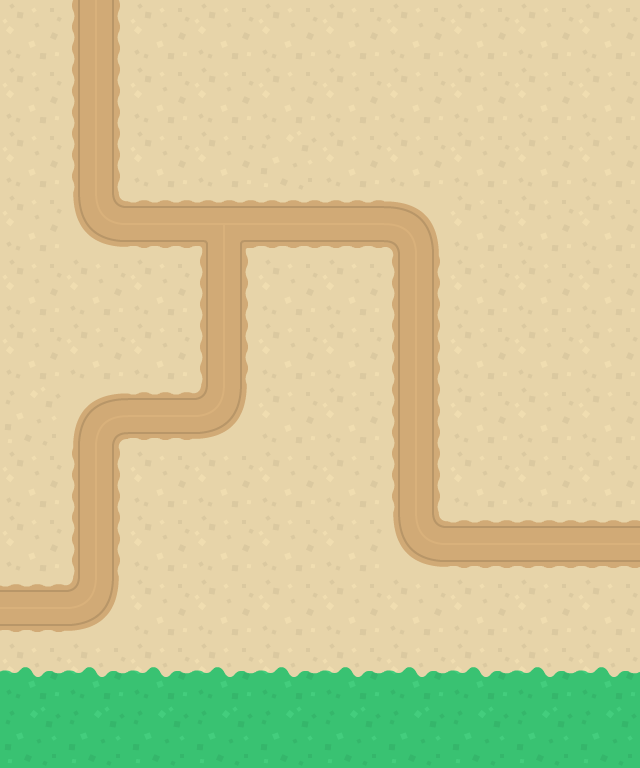

A 2D game scene composited from a Tiled map and its tileset images. What follows is a short description and the map's XML, with every tile layer's data as written:
An orthogonal 10x12 tile map with 64x64 px tiles, 1 tile layer (terrain), 4 tilesets and 39 objects (12x waypoint, 6x ranged, 4x melee, cow).

<map version="1.0" tiledversion="1.1.5" orientation="orthogonal" renderorder="right-down" width="10" height="12" tilewidth="64" tileheight="64" infinite="0" nextobjectid="134">
 <tileset firstgid="1" source="units.tsx" />
 <tileset firstgid="61" source="enemies.tsx" />
 <tileset firstgid="66" source="locations.tsx" />
 <tileset firstgid="68" source="tiles.tsx" />
 <layer name="terrain" width="10" height="12">
  <data encoding="csv">
88,89,88,88,88,88,88,88,88,88,
88,89,88,88,88,88,88,88,88,88,
88,89,88,88,98,88,88,88,88,88,
88,103,90,94,90,90,102,88,88,88,
88,88,88,89,88,88,89,88,88,88,
88,88,88,89,88,88,89,88,88,88,
98,101,90,104,88,88,89,88,88,88,
88,89,88,88,88,88,89,88,88,88,
88,89,88,88,88,88,103,90,90,90,
90,104,88,88,88,88,88,88,88,88,
85,85,85,85,85,85,85,85,85,85,
78,78,78,78,78,78,78,78,78,78
</data>
 </layer>
 <objectgroup name="enemies1">
  <properties>
   <property name="route" type="int" value="1" />
  </properties>
  <object id="82" gid="61" x="124" y="-77" width="32" height="32">
   <properties>
    <property name="entry_index" type="int" value="0" />
    <property name="wait" type="float" value="1" />
   </properties>
  </object>
  <object id="83" gid="61" x="164" y="-76" width="32" height="32">
   <properties>
    <property name="entry_index" type="int" value="1" />
    <property name="wait" type="float" value="2" />
   </properties>
  </object>
  <object id="84" gid="61" x="203" y="-77" width="32" height="32">
   <properties>
    <property name="entry_index" type="int" value="2" />
    <property name="wait" type="float" value="2" />
   </properties>
  </object>
  <object id="85" gid="61" x="244" y="-76" width="32" height="32">
   <properties>
    <property name="entry_index" type="int" value="3" />
    <property name="wait" type="float" value="5" />
   </properties>
  </object>
  <object id="86" gid="61" x="287" y="-76" width="32" height="32">
   <properties>
    <property name="entry_index" type="int" value="4" />
    <property name="wait" type="float" value="1" />
   </properties>
  </object>
  <object id="87" gid="61" x="331" y="-76" width="32" height="32">
   <properties>
    <property name="entry_index" type="int" value="5" />
    <property name="wait" type="float" value="2" />
   </properties>
  </object>
 </objectgroup>
 <objectgroup name="enemies2">
  <properties>
   <property name="route" type="int" value="2" />
  </properties>
  <object id="114" gid="63" x="122" y="-36" width="27" height="32">
   <properties>
    <property name="entry_index" type="int" value="0" />
    <property name="trigger_enemy_id" type="int" value="86" />
    <property name="trigger_type" value="terminated" />
    <property name="wait" type="float" value="5" />
   </properties>
  </object>
  <object id="115" gid="63" x="165" y="-38" width="27" height="32">
   <properties>
    <property name="entry_index" type="int" value="1" />
    <property name="wait" type="float" value="5" />
   </properties>
  </object>
  <object id="116" gid="63" x="204" y="-38" width="27" height="32">
   <properties>
    <property name="entry_index" type="int" value="2" />
    <property name="wait" type="float" value="10" />
   </properties>
  </object>
  <object id="117" gid="63" x="247" y="-39" width="27" height="32">
   <properties>
    <property name="entry_index" type="int" value="3" />
    <property name="wait" type="float" value="3" />
   </properties>
  </object>
  <object id="118" gid="63" x="287" y="-36" width="27" height="32">
   <properties>
    <property name="entry_index" type="int" value="4" />
    <property name="wait" type="float" value="0" />
   </properties>
  </object>
 </objectgroup>
 <objectgroup name="route1">
  <properties>
   <property name="id" type="int" value="1" />
  </properties>
  <object id="8" name="0" type="waypoint" x="96" y="-46">
   <properties>
    <property name="index" value="0" />
   </properties>
   <point />
  </object>
  <object id="10" name="2" type="waypoint" x="414" y="230">
   <properties>
    <property name="index" value="2" />
   </properties>
   <point />
  </object>
  <object id="13" name="4" type="waypoint" x="695" y="549">
   <properties>
    <property name="index" value="4" />
   </properties>
   <point />
  </object>
  <object id="14" name="1" type="waypoint" x="102" y="225">
   <properties>
    <property name="index" value="1" />
   </properties>
   <point />
  </object>
  <object id="15" name="3" type="waypoint" x="421" y="539">
   <properties>
    <property name="index" value="3" />
   </properties>
   <point />
  </object>
 </objectgroup>
 <objectgroup name="route2">
  <properties>
   <property name="id" type="int" value="2" />
  </properties>
  <object id="91" name="0" type="waypoint" x="96" y="-46">
   <properties>
    <property name="index" value="0" />
   </properties>
   <point />
  </object>
  <object id="92" name="2" type="waypoint" x="226" y="231">
   <properties>
    <property name="index" value="2" />
   </properties>
   <point />
  </object>
  <object id="93" name="4" type="waypoint" x="103" y="425">
   <properties>
    <property name="index" value="4" />
   </properties>
   <point />
  </object>
  <object id="94" name="1" type="waypoint" x="102" y="225">
   <properties>
    <property name="index" value="1" />
   </properties>
   <point />
  </object>
  <object id="95" name="3" type="waypoint" x="219" y="411">
   <properties>
    <property name="index" value="3" />
   </properties>
   <point />
  </object>
  <object id="96" name="5" type="waypoint" x="90.3333" y="603.333">
   <properties>
    <property name="index" value="5" />
   </properties>
   <point />
  </object>
  <object id="119" name="6" type="waypoint" x="-54.6667" y="610.667">
   <properties>
    <property name="index" value="6" />
   </properties>
   <point />
  </object>
 </objectgroup>
 <objectgroup name="locations">
  <object id="76" type="melee" gid="67" x="81.6667" y="501" width="32" height="32" />
  <object id="89" type="ranged" gid="66" x="178.667" y="114.333" width="32" height="32" />
  <object id="124" type="melee" gid="67" x="144" y="240" width="32" height="32" />
  <object id="125" type="melee" gid="67" x="398.667" y="350.667" width="32" height="32" />
  <object id="127" type="ranged" gid="66" x="276" y="560" width="32" height="32" />
  <object id="128" type="ranged" gid="66" x="312" y="318.667" width="32" height="32" />
  <object id="129" type="ranged" gid="66" x="49.3333" y="340" width="32" height="32" />
  <object id="130" type="ranged" gid="66" x="497.333" y="209.333" width="32" height="32" />
  <object id="131" type="ranged" gid="66" x="150.667" y="505.333" width="32" height="32" />
  <object id="133" type="melee" gid="67" x="529.333" y="558.667" width="32" height="32" />
 </objectgroup>
 <objectgroup name="units">
  <object id="66" type="cow" gid="50" x="384" y="768" width="32" height="32" />
  <object id="90" gid="48" x="64" y="768" width="32" height="32">
   <properties>
    <property name="bullet" value="green" />
   </properties>
  </object>
  <object id="120" gid="48" x="134.667" y="766.667" width="32" height="32">
   <properties>
    <property name="bullet" value="green" />
   </properties>
  </object>
  <object id="121" gid="45" x="320" y="768" width="32" height="32" />
  <object id="122" gid="34" x="192" y="768" width="32" height="32" />
  <object id="123" gid="31" x="256" y="768" width="32" height="32" />
 </objectgroup>
</map>
